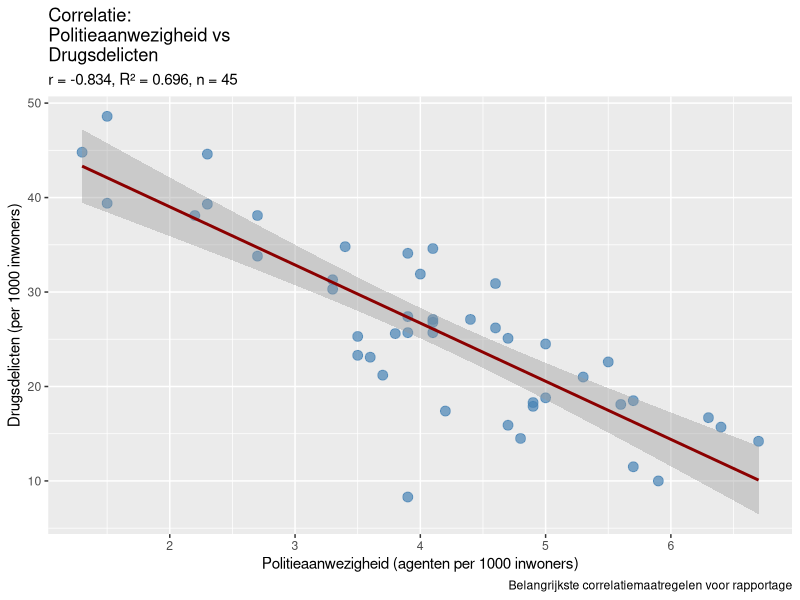
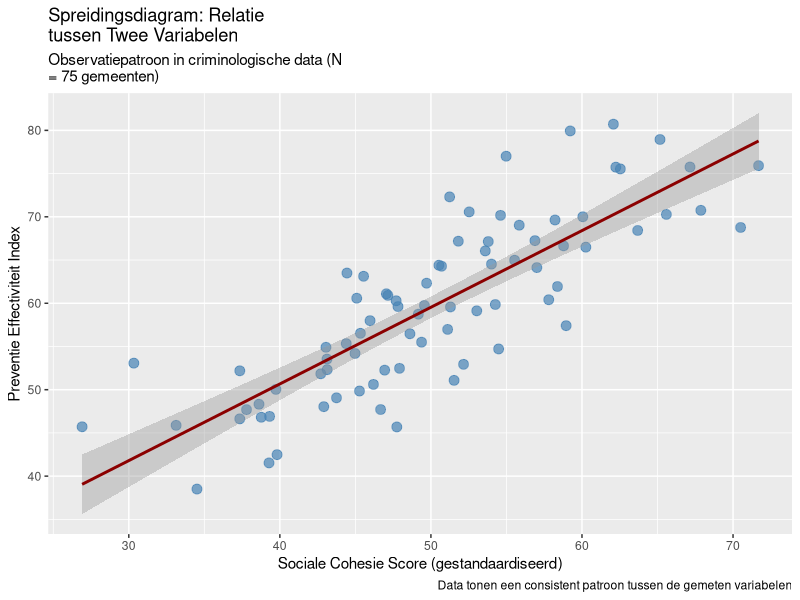
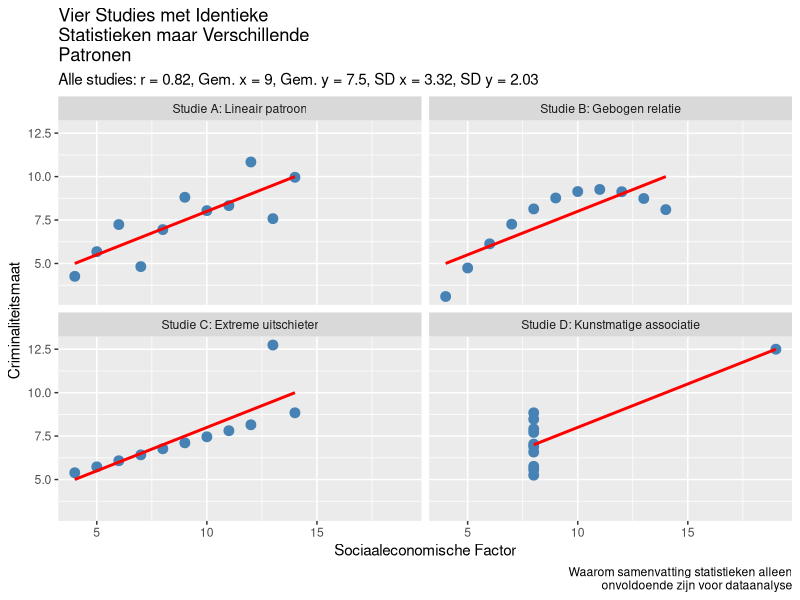
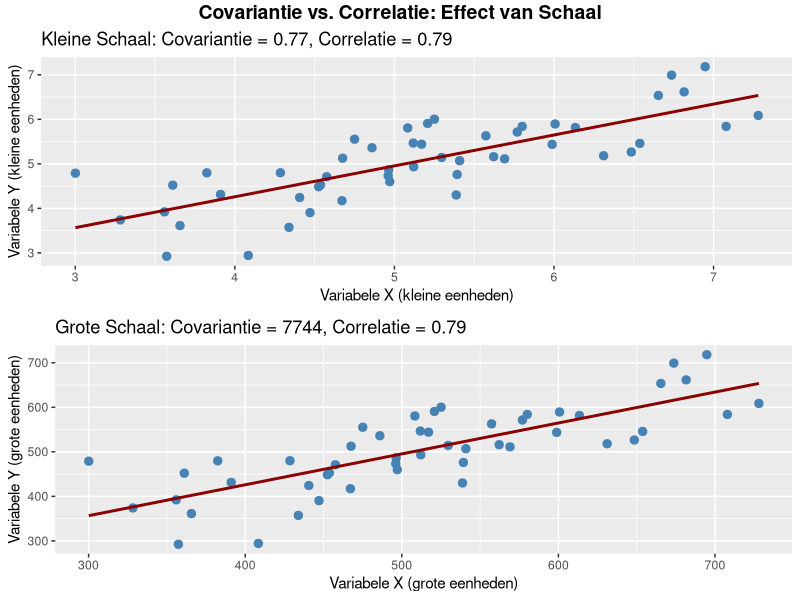
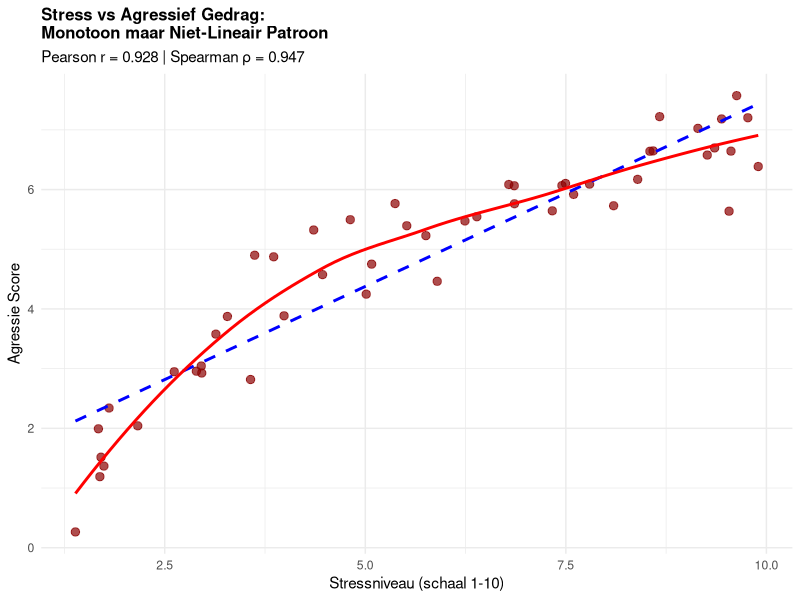
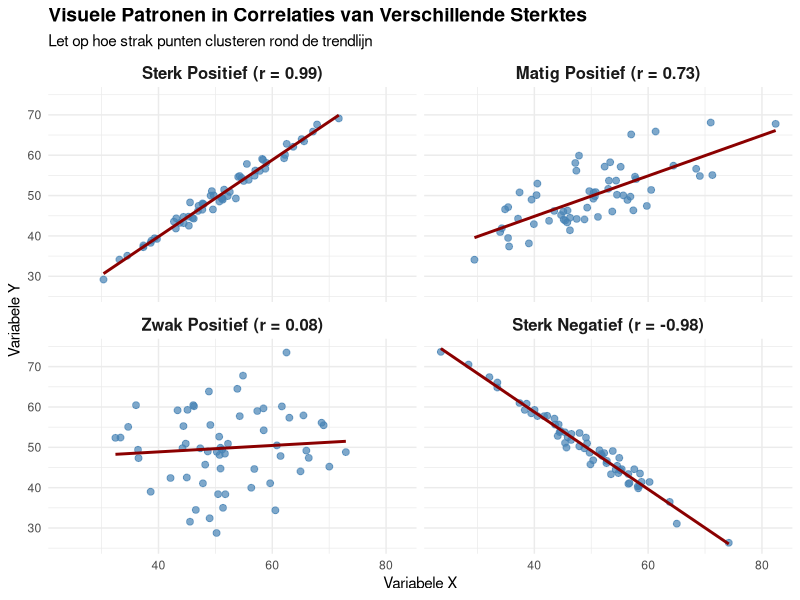
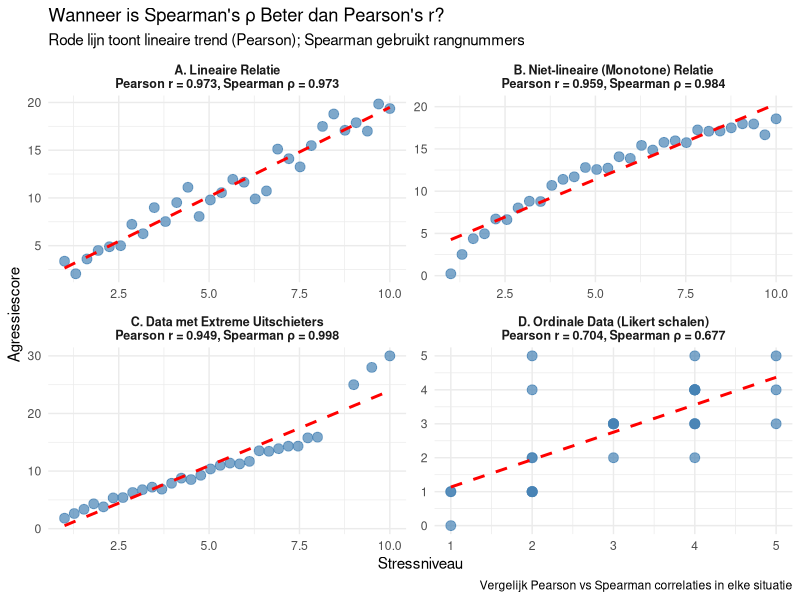
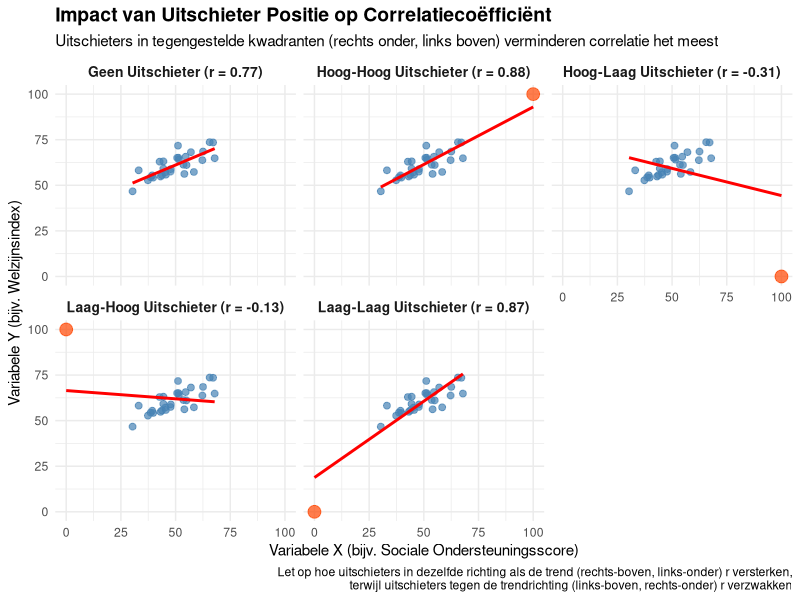

Reproduce these figures in R, in order.
## ---- chunk 1
knitr::opts_chunk$set(echo = FALSE, message = FALSE, warning = FALSE, fig.show = 'asis', results = 'hide')
library(knitr)
library(kableExtra)
library(ggplot2)
library(dplyr)
library(flextable)
library(gridExtra)
options(knitr.kable.NA = '')

# Set Dutch locale for R outputs (if available)
Sys.setlocale("LC_TIME", "Dutch")
Sys.setlocale("LC_NUMERIC", "Dutch")

# Function to save plots to Dodona directories
save_dodona_image <- function(plot_obj, question_number, filename = NULL, width = 5, height = 3.5) {
  if (is.null(filename)) {
    filename <- paste0("question_3.", question_number, ".png")
  }
  
  # Define the path to the appropriate Dodona directory
  question_dirs <- c(
    "3" = "3.3 Correlatie - Belangrijkste maatregelen",
    "8" = "3.8 Correlatie - Interpreteer correlatie", 
    "9" = "3.9 Correlatie - Wat correlatie vertelt",
    "11" = "3.11 Correlatie - Visualisatie belang",
    "12" = "3.12 Correlatie - Covariantie verschillen",
    "14" = "3.14 Correlatie - Pearson vs Spearman",
    "15" = "3.15 Correlatie - Richting en kracht",
    "18" = "3.18 Correlatie - Wanneer welke correlatie",
    "19" = "3.19 Correlatie - Impact uitschieters",
    "21" = "3.21 Correlatie - Correlatie interpretatie",
    "23" = "3.23 Correlatie - Correlatie aannames"
  )
  
  if (as.character(question_number) %in% names(question_dirs)) {
    dir_name <- question_dirs[as.character(question_number)]
    image_path <- file.path("..", dir_name, "description", "media", filename)
    
    # Create directory if it doesn't exist
    dir.create(dirname(image_path), recursive = TRUE, showWarnings = FALSE)
    
    # Save the plot with custom dimensions
    ggsave(image_path, plot_obj, width = 3, height = 4, dpi = 300, bg = "white")
    cat("Saved image:", image_path, "with dimensions:", width, "x", height, "\n")
  }
}

# Function to translate common R statistical terms to Dutch
translate_stats <- function(english_term) {
  translations <- c(
    "Mean" = "Gemiddelde",
    "Standard Deviation" = "Standaardafwijking", 
    "Variance" = "Variantie",
    "Correlation" = "Correlatie",
    "p-value" = "p-waarde",
    "Significant" = "Significant",
    "Not significant" = "Niet significant",
    "Sample size" = "Steekproefomvang"
  )
  return(translations[english_term])
}

# Standard theme for all correlation exercise images (matches reference style)
standard_dodona_theme <- function() {
  theme_minimal() +
    theme(
      panel.background = element_rect(fill = "white", color = NA),
      plot.background = element_rect(fill = "white", color = NA),
      panel.grid.major = element_line(color = "lightgray", size = 0.5),
      panel.grid.minor = element_line(color = "lightgray", size = 0.3),
      text = element_text(size = 8, family = "Arial"),
      plot.title = element_text(size = 9, hjust = 0.5, face = "bold"),
      plot.subtitle = element_text(size = 8, hjust = 0.5),
      axis.title = element_text(size = 8),
      axis.text = element_text(size = 7),
      strip.text = element_text(size = 8, face = "bold"),
      legend.position = "bottom",
      legend.text = element_text(size = 7),
      legend.title = element_text(size = 8)
    )
}

# Function to wrap long titles to fit in smaller images
wrap_title <- function(title, width = 30) {
  # Split title into words
  words <- strsplit(title, " ")[[1]]
  lines <- character()
  current_line <- ""
  
  for (word in words) {
    if (nchar(paste(current_line, word)) <= width) {
      current_line <- ifelse(current_line == "", word, paste(current_line, word))
    } else {
      if (current_line != "") {
        lines <- c(lines, current_line)
        current_line <- word
      } else {
        lines <- c(lines, word)
        current_line <- ""
      }
    }
  }
  
  if (current_line != "") {
    lines <- c(lines, current_line)
  }
  
  return(paste(lines, collapse = "\n"))
}
## ---- chunk 2
# Maak realistische criminologische data met slechts 2 variabelen
set.seed(42)
n <- 45  # Nederlandse gemeenten

# Genereer gecorreleerde criminaliteitsdata
politie <- round(rnorm(n, mean=4.2, sd=1.1), 1)
drugs <- round(25 + rnorm(n, sd=6) - 2.5*scale(politie)[,1]*3, 1)

# Maak dataframe
crime_data <- data.frame(
  "Politieaanwezigheid" = politie,
  "Drugsdelicten" = drugs
)

# DESCRIPTIVE STATISTICS
cat("=== DESCRIPTIVE STATISTICS ===\n\n")

cat("Politieaanwezigheid (agenten per 1000 inwoners):\n")
cat(paste("  Mean (M):", round(mean(crime_data$Politieaanwezigheid), 2), "\n"))
cat(paste("  Standard Deviation (SD):", round(sd(crime_data$Politieaanwezigheid), 2), "\n"))
cat(paste("  Variance:", round(var(crime_data$Politieaanwezigheid), 2), "\n\n"))

cat("Drugsdelicten (per 1000 inwoners):\n")
cat(paste("  Mean (M):", round(mean(crime_data$Drugsdelicten), 2), "\n"))
cat(paste("  Standard Deviation (SD):", round(sd(crime_data$Drugsdelicten), 2), "\n"))
cat(paste("  Variance:", round(var(crime_data$Drugsdelicten), 2), "\n\n"))

# CORRELATION ANALYSIS
cat("=== CORRELATION ANALYSIS ===\n\n")

# Bereken correlatie
r_value <- round(cor(crime_data$Politieaanwezigheid, crime_data$Drugsdelicten), 3)
r_squared <- round(r_value^2, 3)

# Voer significantietest uit
test_result <- cor.test(crime_data$Politieaanwezigheid, crime_data$Drugsdelicten)
p_value <- round(test_result$p.value, 4)

cat(paste("Correlation coefficient (r):", r_value, "\n"))
cat(paste("Coefficient of determination (R²):", r_squared, "\n"))
cat(paste("Explained variance:", round(r_squared * 100, 1), "%\n"))
cat(paste("Sample size (n):", n, "\n"))
cat(paste("p-value:", p_value, "\n"))

if(p_value < 0.001) {
  cat("Significance: p < .001 ***\n")
} else if(p_value < 0.01) {
  cat("Significance: p < .01 **\n")
} else if(p_value < 0.05) {
  cat("Significance: p < .05 *\n")
} else {
  cat("Significance: not significant (p > .05)\n")
}

# Create visualization for Q3.3
p_q3 <- ggplot(crime_data, aes(x = Politieaanwezigheid, y = Drugsdelicten)) +
  geom_point(color = "steelblue", size = 3, alpha = 0.7) +
  geom_smooth(method = "lm", formula = y ~ x, se = TRUE, color = "darkred") +
  labs(
    title = wrap_title("Correlatie: Politieaanwezigheid vs Drugsdelicten"),
    subtitle = paste0("r = ", r_value, ", R² = ", r_squared, ", n = ", n),
    x = "Politieaanwezigheid (agenten per 1000 inwoners)",
    y = "Drugsdelicten (per 1000 inwoners)",
    caption = "Belangrijkste correlatiemaatregelen voor rapportage"
  )

# Display and save the plot
print(p_q3)

# Save to Dodona directory
save_dodona_image(p_q3, 3, width = 2, height = 2)
## ---- chunk 3
# Genereer voorbeeldgegevens voor positieve correlatie van 0,75
set.seed(123)
n <- 80
x <- rnorm(n, 50, 10)
y <- 0.75 * scale(x)[,1] * 10 + rnorm(n, 60, 6)

# Maak data frame
pos_cor_data <- data.frame(
  Variable_X = x,
  Variable_Y = y
)

# Bereken correlatie en R-kwadraat
r_value <- round(cor(x, y), 2)
r_squared <- round(r_value^2 * 100, 1)

# Maak visualisatie
p_q8 <- ggplot(pos_cor_data, aes(x = Variable_X, y = Variable_Y)) +
  geom_point(color = "steelblue", size = 3, alpha = 0.7) +
  geom_smooth(method = "lm", formula = y ~ x, se = TRUE, color = "darkred") +
  labs(
    title = wrap_title("Spreidingsdiagram: Relatie tussen Twee Variabelen"),
    subtitle = wrap_title("Observatiepatroon in criminologische data (N = 75 gemeenten)", 45),
    x = "Sociale Cohesie Score (gestandaardiseerd)",
    y = "Preventie Effectiviteit Index",
    caption = "Data tonen een consistent patroon tussen de gemeten variabelen"
  )

# Display the plot
print(p_q8)

# Save to Dodona directory
save_dodona_image(p_q8, 8)
## ---- chunk 4
library(tidyr)
library(dplyr)

# Recreate identical statistics with different patterns
data_x1 <- c(10, 8, 13, 9, 11, 14, 6, 4, 12, 7, 5)
data_y1 <- c(8.04, 6.95, 7.58, 8.81, 8.33, 9.96, 7.24, 4.26, 10.84, 4.82, 5.68)
data_x2 <- c(10, 8, 13, 9, 11, 14, 6, 4, 12, 7, 5)
data_y2 <- c(9.14, 8.14, 8.74, 8.77, 9.26, 8.10, 6.13, 3.10, 9.13, 7.26, 4.74)
data_x3 <- c(10, 8, 13, 9, 11, 14, 6, 4, 12, 7, 5)
data_y3 <- c(7.46, 6.77, 12.74, 7.11, 7.81, 8.84, 6.08, 5.39, 8.15, 6.42, 5.73)
data_x4 <- c(8, 8, 8, 8, 8, 8, 8, 19, 8, 8, 8)
data_y4 <- c(6.58, 5.76, 7.71, 8.84, 8.47, 7.04, 5.25, 12.50, 5.56, 7.91, 6.89)

# Calculate statistics (they're identical for all datasets)
corr <- round(cor(data_x1, data_y1), 2)
mean_x <- round(mean(data_x1), 2)
mean_y <- round(mean(data_y1), 2)
sd_x <- round(sd(data_x1), 2)
sd_y <- round(sd(data_y1), 2)

# Combine the data
data_df <- data.frame(
  x1 = data_x1, y1 = data_y1,
  x2 = data_x2, y2 = data_y2,
  x3 = data_x3, y3 = data_y3,
  x4 = data_x4, y4 = data_y4
)

# Transform to long format for easier plotting
data_long <- data_df %>%
  mutate(id = row_number()) %>%
  gather(key, value, -id) %>%
  separate(key, c("axis", "dataset"), sep = 1) %>%
  spread(axis, value) %>%
  select(dataset, id, x, y)

# Create descriptive names for the datasets
dataset_names <- c(
  "1" = "Studie A: Lineair patroon",
  "2" = "Studie B: Gebogen relatie",
  "3" = "Studie C: Extreme uitschieter",
  "4" = "Studie D: Kunstmatige associatie"
)

# Plot the data
p_q11 <- ggplot(data_long, aes(x = x, y = y)) +
  geom_point(size = 3, color = "steelblue") +
  geom_smooth(method = "lm", se = FALSE, color = "red", formula = y ~ x) +
  facet_wrap(~ dataset, ncol = 2, labeller = labeller(dataset = dataset_names)) +
  labs(
    title = wrap_title("Vier Studies met Identieke Statistieken maar Verschillende Patronen", 35),
    subtitle = paste0("Alle studies: r = ", corr, ", Gem. x = ", mean_x, 
                      ", Gem. y = ", mean_y, ", SD x = ", sd_x, ", SD y = ", sd_y),
    caption = wrap_title("Waarom samenvatting statistieken alleen onvoldoende zijn voor dataanalyse", 50),
    x = "Sociaaleconomische Factor",
    y = "Criminaliteitsmaat"
  )

# Display and save the plot
print(p_q11)

# Save to Dodona directory
save_dodona_image(p_q11, 11)
## ---- chunk 5
# Genereer twee datasets met dezelfde correlatie maar verschillende schalen
set.seed(456)
n <- 50

# Dataset 1: Kleine schaal variabelen
x1 <- rnorm(n, 5, 1)
y1 <- 0.7 * scale(x1)[,1] * 1 + rnorm(n, 5, 0.6)
cov1 <- round(cov(x1, y1), 2)
cor1 <- round(cor(x1, y1), 2)

# Dataset 2: Grote schaal variabelen
x2 <- x1 * 100  # Zelfde patroon maar 100x schaal
y2 <- y1 * 100  # Zelfde patroon maar 100x schaal
cov2 <- round(cov(x2, y2), 0)
cor2 <- round(cor(x2, y2), 2)

# Maak gecombineerd data frame
kleine_schaal <- data.frame(x = x1, y = y1, dataset = "Kleine Schaal Variabelen")
grote_schaal <- data.frame(x = x2, y = y2, dataset = "Grote Schaal Variabelen (x100)")
alle_data <- rbind(kleine_schaal, grote_schaal)

# Maak vergelijkingstabel
vergelijking <- data.frame(
  Maatstaf = c("Covariantie", "Correlatie"),
  `Kleine_Schaal` = c(paste0(cov1), paste0(cor1)),
  `Grote_Schaal` = c(paste0(cov2), paste0(cor2)),
  Eenheid_Afhankelijkheid = c("Hangt af van eenheden (verandert met schaal)", "Eenheidsvrij (blijft constant)")
)

# Maak visualisatie met twee plots
p1 <- ggplot(kleine_schaal, aes(x = x, y = y)) +
  geom_point(color = "steelblue", size = 2.5) +
  geom_smooth(method = "lm", se = FALSE, color = "darkred", formula = y ~ x) +
  labs(
    title = paste0("Kleine Schaal: Covariantie = ", cov1, ", Correlatie = ", cor1),
    x = "Variabele X (kleine eenheden)",
    y = "Variabele Y (kleine eenheden)"
  )

p2 <- ggplot(grote_schaal, aes(x = x, y = y)) +
  geom_point(color = "steelblue", size = 2.5) +
  geom_smooth(method = "lm", se = FALSE, color = "darkred", formula = y ~ x) +
  labs(
    title = paste0("Grote Schaal: Covariantie = ", cov2, ", Correlatie = ", cor2),
    x = "Variabele X (grote eenheden)",
    y = "Variabele Y (grote eenheden)"
  )

# Combineer plots met gridExtra
library(gridExtra)
p_q12 <- grid.arrange(p1, p2, nrow = 2,
             top = grid::textGrob("Covariantie vs. Correlatie: Effect van Schaal", 
                                  gp = grid::gpar(fontsize = 14, fontface = "bold")))

# Save to Dodona directory
save_dodona_image(p_q12, 12)
## ---- chunk 6
# Maak voorbeelddata voor monotoon maar niet-lineair patroon
set.seed(456)
n <- 50

# Genereer monotoon toenemend maar gebogen patroon (logaritmisch)
stress <- runif(n, 1, 10)
agressie <- 3 * log(stress) + rnorm(n, 0, 0.5)

# Bereken beide correlaties
pearson_r <- round(cor(stress, agressie, method = "pearson"), 3)
spearman_rho <- round(cor(stress, agressie, method = "spearman"), 3)

# Maak vergelijkingsplot
library(ggplot2)
data_plot <- data.frame(stress = stress, agressie = agressie)

ggplot(data_plot, aes(x = stress, y = agressie)) +
  geom_point(color = "darkred", size = 2.5, alpha = 0.7) +
  geom_smooth(method = "lm", se = FALSE, color = "blue", linetype = "dashed", 
              aes(color = "Lineaire lijn (Pearson)")) +
  geom_smooth(method = "loess", se = FALSE, color = "red", linewidth = 1,
              aes(color = "Werkelijke curve")) +
  scale_color_manual(values = c("Lineaire lijn (Pearson)" = "blue", 
                               "Werkelijke curve" = "red")) +
  labs(
    title = wrap_title("Stress vs Agressief Gedrag: Monotoon maar Niet-Lineair Patroon", 35),
    subtitle = paste0("Pearson r = ", pearson_r, " | Spearman ρ = ", spearman_rho),
    x = "Stressniveau (schaal 1-10)",
    y = "Agressie Score",
    color = "Trendlijn Type"
  ) +
  theme_minimal() +
  theme(legend.position = "bottom",
        plot.title = element_text(size = 12, face = "bold"))
## ---- chunk 7
# Maak vier datasets met verschillende correlatiepatronen
set.seed(123)
n <- 60

# Maak data met verschillende correlatiesterktes
maak_data <- function(sterkte, richting="positief") {
  x <- rnorm(n, 50, 10)
  
  if(richting == "positief") {
    factor <- sterkte
  } else {
    factor <- -sterkte
  }
  
  ruis <- (1-abs(sterkte)) * 10
  y <- factor * scale(x)[,1] * 10 + rnorm(n, 50, ruis)
  
  if(sterkte == 0) {
    y <- rnorm(n, 50, 10)  # Geen relatie
  }
  
  return(data.frame(x=x, y=y))
}

# Genereer vier datasets
sterk_pos <- maak_data(0.85, "positief")
matig_pos <- maak_data(0.45, "positief")
zwak_pos <- maak_data(0.15, "positief")
sterk_neg <- maak_data(0.85, "negatief")

# Bereken werkelijke correlaties
cor_sterk_pos <- round(cor(sterk_pos$x, sterk_pos$y), 2)
cor_matig_pos <- round(cor(matig_pos$x, matig_pos$y), 2)
cor_zwak_pos <- round(cor(zwak_pos$x, zwak_pos$y), 2)
cor_sterk_neg <- round(cor(sterk_neg$x, sterk_neg$y), 2)

# Combineer datasets met labels
sterk_pos$sterkte <- paste0("Sterk Positief (r = ", cor_sterk_pos, ")")
matig_pos$sterkte <- paste0("Matig Positief (r = ", cor_matig_pos, ")")
zwak_pos$sterkte <- paste0("Zwak Positief (r = ", cor_zwak_pos, ")")
sterk_neg$sterkte <- paste0("Sterk Negatief (r = ", cor_sterk_neg, ")")

# Combineer alle datasets
alle_data <- rbind(
  transform(sterk_pos, sterkte_orde = 1),
  transform(matig_pos, sterkte_orde = 2),
  transform(zwak_pos, sterkte_orde = 3),
  transform(sterk_neg, sterkte_orde = 4)
)

# Converteer naar factor met specifieke volgorde
alle_data$sterkte <- factor(alle_data$sterkte, 
                           levels = c(paste0("Sterk Positief (r = ", cor_sterk_pos, ")"),
                                      paste0("Matig Positief (r = ", cor_matig_pos, ")"),
                                      paste0("Zwak Positief (r = ", cor_zwak_pos, ")"),
                                      paste0("Sterk Negatief (r = ", cor_sterk_neg, ")")))

# Maak visualisatie
ggplot(alle_data, aes(x = x, y = y)) +
  geom_point(color = "steelblue", size = 2, alpha = 0.7) +
  geom_smooth(method = "lm", se = FALSE, color = "darkred", formula = y ~ x) +
  facet_wrap(~ sterkte, ncol = 2) +
  labs(
    title = "Visuele Patronen in Correlaties van Verschillende Sterktes",
    subtitle = "Let op hoe strak punten clusteren rond de trendlijn",
    x = "Variabele X",
    y = "Variabele Y"
  ) +
  theme_minimal() +
  theme(
    strip.text = element_text(size = 12, face = "bold"),
    plot.title = element_text(size = 14, face = "bold")
  )
## ---- chunk 8
# Genereer verschillende datasets
set.seed(42)
n <- 30

# Dataset 1: Lineaire relatie (Pearson geschikt)
stress_niveau_1 <- seq(1, 10, length.out = n)
agressie_score_1 <- 2 * stress_niveau_1 + rnorm(n, 0, 1)

# Dataset 2: Niet-lineaire maar monotone relatie (Spearman beter)
stress_niveau_2 <- seq(1, 10, length.out = n)
agressie_score_2 <- log(stress_niveau_2) * 8 + rnorm(n, 0, 0.5)

# Dataset 3: Data met uitschieters (Spearman robuuster)
stress_niveau_3 <- c(seq(1, 8, length.out = n-3), 9, 9.5, 10)
agressie_score_3 <- c(stress_niveau_3[1:(n-3)] * 2 + rnorm(n-3, 0, 0.5), 25, 28, 30)  # Extreme uitschieters

# Dataset 4: Ordinale data (Spearman geschikt)
stress_niveau_4 <- round(runif(n, 1, 5))  # Likert schaal 1-5
agressie_score_4 <- round(stress_niveau_4 + rnorm(n, 0, 1))  # Ook ordinaal

# Bereken correlaties voor elke dataset
pearson_1 <- round(cor(stress_niveau_1, agressie_score_1, method = "pearson"), 3)
spearman_1 <- round(cor(stress_niveau_1, agressie_score_1, method = "spearman"), 3)

pearson_2 <- round(cor(stress_niveau_2, agressie_score_2, method = "pearson"), 3)
spearman_2 <- round(cor(stress_niveau_2, agressie_score_2, method = "spearman"), 3)

pearson_3 <- round(cor(stress_niveau_3, agressie_score_3, method = "pearson"), 3)
spearman_3 <- round(cor(stress_niveau_3, agressie_score_3, method = "spearman"), 3)

pearson_4 <- round(cor(stress_niveau_4, agressie_score_4, method = "pearson"), 3)
spearman_4 <- round(cor(stress_niveau_4, agressie_score_4, method = "spearman"), 3)

# Maak data frames
data1 <- data.frame(x = stress_niveau_1, y = agressie_score_1, 
                    type = paste0("A. Lineaire Relatie\nPearson r = ", pearson_1, ", Spearman ρ = ", spearman_1))
data2 <- data.frame(x = stress_niveau_2, y = agressie_score_2, 
                    type = paste0("B. Niet-lineaire (Monotone) Relatie\nPearson r = ", pearson_2, ", Spearman ρ = ", spearman_2))
data3 <- data.frame(x = stress_niveau_3, y = agressie_score_3, 
                    type = paste0("C. Data met Extreme Uitschieters\nPearson r = ", pearson_3, ", Spearman ρ = ", spearman_3))
data4 <- data.frame(x = stress_niveau_4, y = agressie_score_4, 
                    type = paste0("D. Ordinale Data (Likert schalen)\nPearson r = ", pearson_4, ", Spearman ρ = ", spearman_4))

# Combineer alle data
all_data <- rbind(data1, data2, data3, data4)

# Maak plots
p1 <- ggplot(all_data, aes(x = x, y = y)) +
  geom_point(size = 3, color = "steelblue", alpha = 0.7) +
  geom_smooth(method = "lm", se = FALSE, color = "red", linetype = "dashed", formula = y ~ x) +
  facet_wrap(~ type, scales = "free", ncol = 2) +
  labs(
    title = "Wanneer is Spearman's ρ Beter dan Pearson's r?",
    subtitle = "Rode lijn toont lineaire trend (Pearson); Spearman gebruikt rangnummers",
    x = "Stressniveau",
    y = "Agressiescore",
    caption = "Vergelijk Pearson vs Spearman correlaties in elke situatie"
  ) +
  theme_minimal() +
  theme(strip.text = element_text(size = 9, face = "bold"))

print(p1)
## ---- chunk 9
# Maak basisdata met positieve correlatie
set.seed(123)
n <- 30
x_basis <- rnorm(n, 50, 10)
y_basis <- 0.7 * scale(x_basis)[,1] * 8 + rnorm(n, 60, 5)

# Maak datasets met verschillende uitschieters
x_uitschieter1 <- c(x_basis, 100)  # hoog-hoog (rechts boven)
y_uitschieter1 <- c(y_basis, 100)

x_uitschieter2 <- c(x_basis, 0)    # laag-laag (links onder)
y_uitschieter2 <- c(y_basis, 0)

x_uitschieter3 <- c(x_basis, 100)  # hoog-laag (rechts onder)
y_uitschieter3 <- c(y_basis, 0)

x_uitschieter4 <- c(x_basis, 0)    # laag-hoog (links boven)
y_uitschieter4 <- c(y_basis, 100)

# Bereken correlaties
cor1 <- round(cor(x_uitschieter1, y_uitschieter1), 2)
cor2 <- round(cor(x_uitschieter2, y_uitschieter2), 2)
cor3 <- round(cor(x_uitschieter3, y_uitschieter3), 2)
cor4 <- round(cor(x_uitschieter4, y_uitschieter4), 2)
cor_basis <- round(cor(x_basis, y_basis), 2)

# Combineer in één dataframe voor plotten
uitschieter_data <- data.frame(
  dataset = rep(c("Geen Uitschieter", "Hoog-Hoog Uitschieter", 
                 "Laag-Laag Uitschieter", "Hoog-Laag Uitschieter", 
                 "Laag-Hoog Uitschieter"), each=n+1),
  x = c(x_basis, NA, x_uitschieter1, x_uitschieter2, x_uitschieter3, x_uitschieter4),
  y = c(y_basis, NA, y_uitschieter1, y_uitschieter2, y_uitschieter3, y_uitschieter4),
  uitschieter = c(rep(FALSE, n), TRUE, rep(c(rep(FALSE, n), TRUE), 4))
)

# Verwijder de NA rij
uitschieter_data <- uitschieter_data[!is.na(uitschieter_data$x),]

# Voeg correlatie informatie toe
dataset_labels <- c(
  "Geen Uitschieter" = paste0("Geen Uitschieter (r = ", cor_basis, ")"),
  "Hoog-Hoog Uitschieter" = paste0("Hoog-Hoog Uitschieter (r = ", cor1, ")"),
  "Laag-Laag Uitschieter" = paste0("Laag-Laag Uitschieter (r = ", cor2, ")"),
  "Hoog-Laag Uitschieter" = paste0("Hoog-Laag Uitschieter (r = ", cor3, ")"),
  "Laag-Hoog Uitschieter" = paste0("Laag-Hoog Uitschieter (r = ", cor4, ")")
)

# Maak de visualisatie
ggplot(uitschieter_data, aes(x = x, y = y, color = uitschieter)) +
  geom_point(size = ifelse(uitschieter_data$uitschieter, 4, 2), alpha = 0.7) +
  geom_smooth(method = "lm", se = FALSE, color = "red", 
              aes(group = dataset), formula = y ~ x) +
  scale_color_manual(values = c("steelblue", "orangered")) +
  facet_wrap(~ dataset, ncol = 3, labeller = labeller(dataset = dataset_labels)) +
  labs(
    title = "Impact van Uitschieter Positie op Correlatiecoëfficiënt",
    subtitle = "Uitschieters in tegengestelde kwadranten (rechts onder, links boven) verminderen correlatie het meest",
    caption = "Let op hoe uitschieters in dezelfde richting als de trend (rechts-boven, links-onder) r versterken,\nterwijl uitschieters tegen de trendrichting (links-boven, rechts-onder) r verzwakken",
    x = "Variabele X (bijv. Sociale Ondersteuningsscore)",
    y = "Variabele Y (bijv. Welzijnsindex)"
  ) +
  theme_minimal() +
  theme(
    legend.position = "none",
    plot.title = element_text(size = 14, face = "bold"),
    plot.subtitle = element_text(size = 11),
    strip.text = element_text(size = 10, face = "bold")
  )
## ---- chunk 10
# Genereer voorbeelddata die r = 0,40 produceert
set.seed(123)
n <- 100

# Genereer data met gewenste correlatie van 0.40
library(MASS)
mu <- c(0, 0)
sigma <- matrix(c(1, 0.40, 0.40, 1), 2)
data_matrix <- mvrnorm(n, mu, sigma)

# Transformeer naar meaningful scales
ses_score <- data_matrix[,1] * 2 + 5  # SES score roughly 1-9
crime_rate <- data_matrix[,2] * 3 + 15  # Crime rate, positive correlation

# Bereken finale correlatie
final_r <- round(cor(ses_score, crime_rate), 2)

# Bereken verklaarde variantie
r_squared <- round(final_r^2, 3)
explained_var_percent <- round(r_squared * 100, 1)

# Maak data frame
plot_data <- data.frame(
  SES = ses_score,
  Crime = crime_rate
)

# Maak spreidingsdiagram
p1 <- ggplot(plot_data, aes(x = SES, y = Crime)) +
  geom_point(size = 3, color = "steelblue", alpha = 0.7) +
  geom_smooth(method = "lm", se = TRUE, color = "red", formula = y ~ x) +
  labs(
    title = paste0("Correlatie tussen SES en Criminaliteit (r = ", final_r, ")"),
    subtitle = paste0("R² = ", r_squared, " (", explained_var_percent, "% van variantie verklaard)"),
    x = "Sociaaleconomische Status Score",
    y = "Criminaliteitscijfer"
  ) +
  theme_minimal() +
  theme(plot.title = element_text(size = 14, face = "bold"))

print(p1)
## ---- chunk 11
# Genereer data om verschillende veronderstellingen te demonstreren
set.seed(123)
n <- 50

# Dataset 1: Voldoet aan alle aannames (ideaal)
x1 <- rnorm(n, 50, 10)
y1 <- 20 + 0.6*x1 + rnorm(n, 0, 5)
data1 <- data.frame(x = x1, y = y1, type = "A. Ideaal: Lineair, Normaal, Geen Uitschieters")

# Dataset 2: Niet-lineaire relatie (schending lineariteit)
x2 <- seq(10, 90, length.out = n)
y2 <- 0.01*x2^2 + rnorm(n, 0, 8)
data2 <- data.frame(x = x2, y = y2, type = "B. Schending: Niet-lineaire Relatie")

# Dataset 3: Extreme uitschieters (schending normaliteit/robuustheid)
x3 <- rnorm(n-2, 50, 10)
y3 <- 20 + 0.6*x3 + rnorm(n-2, 0, 5)
x3 <- c(x3, 80, 20)  # Voeg uitschieters toe
y3 <- c(y3, 20, 80)  # Extreme afwijkende punten
data3 <- data.frame(x = x3, y = y3, type = "C. Schending: Extreme Uitschieters Aanwezig")

# Dataset 4: Heteroscedasticiteit (ongelijke variantie)
x4 <- seq(10, 90, length.out = n)
y4 <- 20 + 0.6*x4 + rnorm(n, 0, x4/10)  # Variantie neemt toe met x
data4 <- data.frame(x = x4, y = y4, type = "D. Schending: Ongelijke Variantie (Heteroscedasticiteit)")

# Combineer alle datasets
all_data <- rbind(data1, data2, data3, data4)

# Bereken correlaties voor elke dataset
cor1 <- round(cor(x1, y1), 3)
cor2 <- round(cor(x2, y2), 3)
cor3 <- round(cor(x3, y3), 3)
cor4 <- round(cor(x4, y4), 3)

# Update labels met correlaties
all_data$type <- factor(all_data$type, levels = unique(all_data$type))
levels(all_data$type) <- c(
  paste0("A. Ideaal: r = ", cor1),
  paste0("B. Niet-lineair: r = ", cor2, " (misleidend)"),
  paste0("C. Uitschieters: r = ", cor3, " (beïnvloed)"),
  paste0("D. Ongelijke var.: r = ", cor4, " (onbetrouwbaar)")
)

# Maak plots
p1 <- ggplot(all_data, aes(x = x, y = y)) +
  geom_point(size = 2.5, color = "steelblue", alpha = 0.7) +
  geom_smooth(method = "lm", se = FALSE, color = "red", formula = y ~ x) +
  facet_wrap(~ type, scales = "free", ncol = 2) +
  labs(
    title = "Veronderstellingen van Pearson's Correlatie",
    subtitle = "Hoe schendingen van aannames de resultaten beïnvloeden",
    x = "X Variabele",
    y = "Y Variabele",
    caption = "Rode lijn toont lineaire trend die Pearson gebruikt"
  ) +
  theme_minimal() +
  theme(strip.text = element_text(size = 10, face = "bold"))

print(p1)
